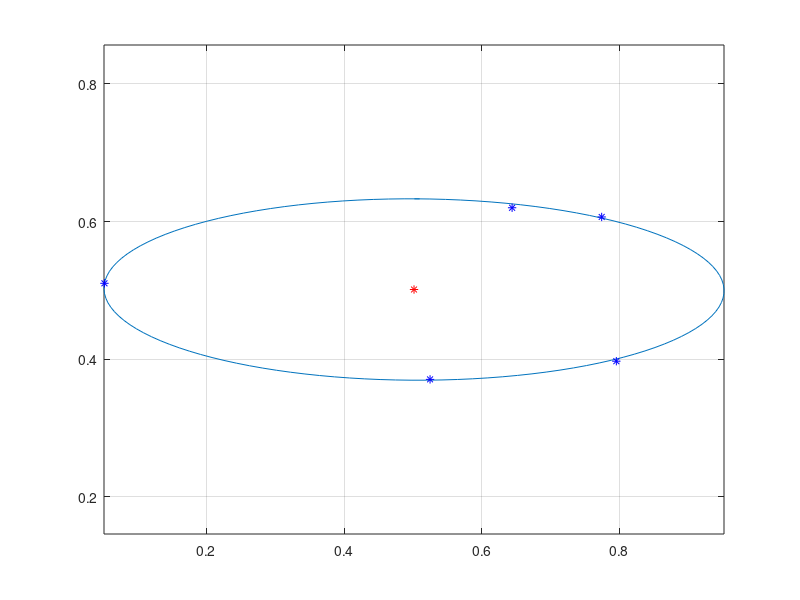

The MATLAB source for this figure:
% ---------------------------------
% data points 
% -----------------------------------
clc;
P=rand(2,5);
[d N] = size(P);

Q = zeros(d+1,N);
Q(1:d,:) = P(1:d,1:N);
Q(d+1,:) = ones(1,N);


% initializations
% -----------------------------------
count = 1;
err = 1;
tolerance=0.01;
u = (1/N) * ones(N,1);          % 1st iteration


% Khachiyan Algorithm
% -----------------------------------
while err > tolerance
    X = Q * diag(u) * Q';       % X = \sum_i ( u_i * q_i * q_i')  is a (d+1)x(d+1) matrix
    M = diag(Q' * inv(X) * Q);  % M the diagonal vector of an NxN matrix
    [maximum j] = max(M);
    step_size = (maximum - d -1)/((d+1)*(maximum-1));
    new_u = (1 - step_size)*u ;
    new_u(j) = new_u(j) + step_size;
    count = count + 1;
    err = norm(new_u - u);
    u = new_u;
end



%%%%%%%%%%%%%%%%%%% Computing the Ellipse parameters%%%%%%%%%%%%%%%%%%%%%%
% Finds the ellipse equation in the 'center form': 
% (x-c)' * A * (x-c) = 1
% It computes a dxd matrix 'A' and a d dimensional vector 'c' as the center
% of the ellipse. 

U = diag(u);

% the A matrix for the ellipse
% --------------------------------------------
A = (1/d) * inv(P * U * P' - (P * u)*(P*u)' );


% center of the ellipse 
% --------------------------------------------
C = P * u;


 %%%%%%%%%%%%%%%%%%%%%%%%%%%%%%%%%%%%%%%%%%%%%%%%%%%%%%%%%%%%%%%%%%%%%%%%%%%%%%%%%%%
 
 
N = 20; % Default value for grid




% check the dimension of the inputs: 2D or 3D
%--------------------------------------------
if length(C) == 3,
    Type = '3D';
elseif length(C) == 2,
    Type = '2D';
else
    display('Cannot plot an ellipse with more than 3 dimensions!!');
    return
end

% "singular value decomposition" to extract the orientation and the
% axes of the ellipsoid
[U D V] = svd(A);

if strcmp(Type, '2D'),
    % get the major and minor axes
    %------------------------------------
    a = 1/sqrt(D(1,1));
    b = 1/sqrt(D(2,2));

    theta = [0:1/N:2*pi+1/N];

    % Parametric equation of the ellipse
    %----------------------------------------
    state(1,:) = a*cos(theta); 
    state(2,:) = b*sin(theta);

    % Coordinate transform 
    %----------------------------------------
    X = V * state;
    X(1,:) = X(1,:) + C(1);
    X(2,:) = X(2,:) + C(2);
    
elseif strcmp(Type,'3D'),
    % generate the ellipsoid at (0,0,0)
    %----------------------------------
    a = 1/sqrt(D(1,1));
    b = 1/sqrt(D(2,2));
    c = 1/sqrt(D(3,3));
    [X,Y,Z] = ellipsoid(0,0,0,a,b,c,N);
    
    %  rotate and center the ellipsoid to the actual center point
    %------------------------------------------------------------
    XX = zeros(N+1,N+1);
    YY = zeros(N+1,N+1);
    ZZ = zeros(N+1,N+1);
    for k = 1:length(X),
        for j = 1:length(X),
            point = [X(k,j) Y(k,j) Z(k,j)]';
            P = V * point;
            XX(k,j) = P(1)+C(1);
            YY(k,j) = P(2)+C(2);
            ZZ(k,j) = P(3)+C(3);
        end
    end
end


% Plot the ellipse
%----------------------------------------
if strcmp(Type,'2D'),
    plot(X(1,:),X(2,:));
    hold on;
    plot(C(1),C(2),'r*');
    hold on;
    plot(P(1,:),P(2,:),'b*');
    axis equal, grid
else
    mesh(XX,YY,ZZ);
    axis equal
    hidden off
end
